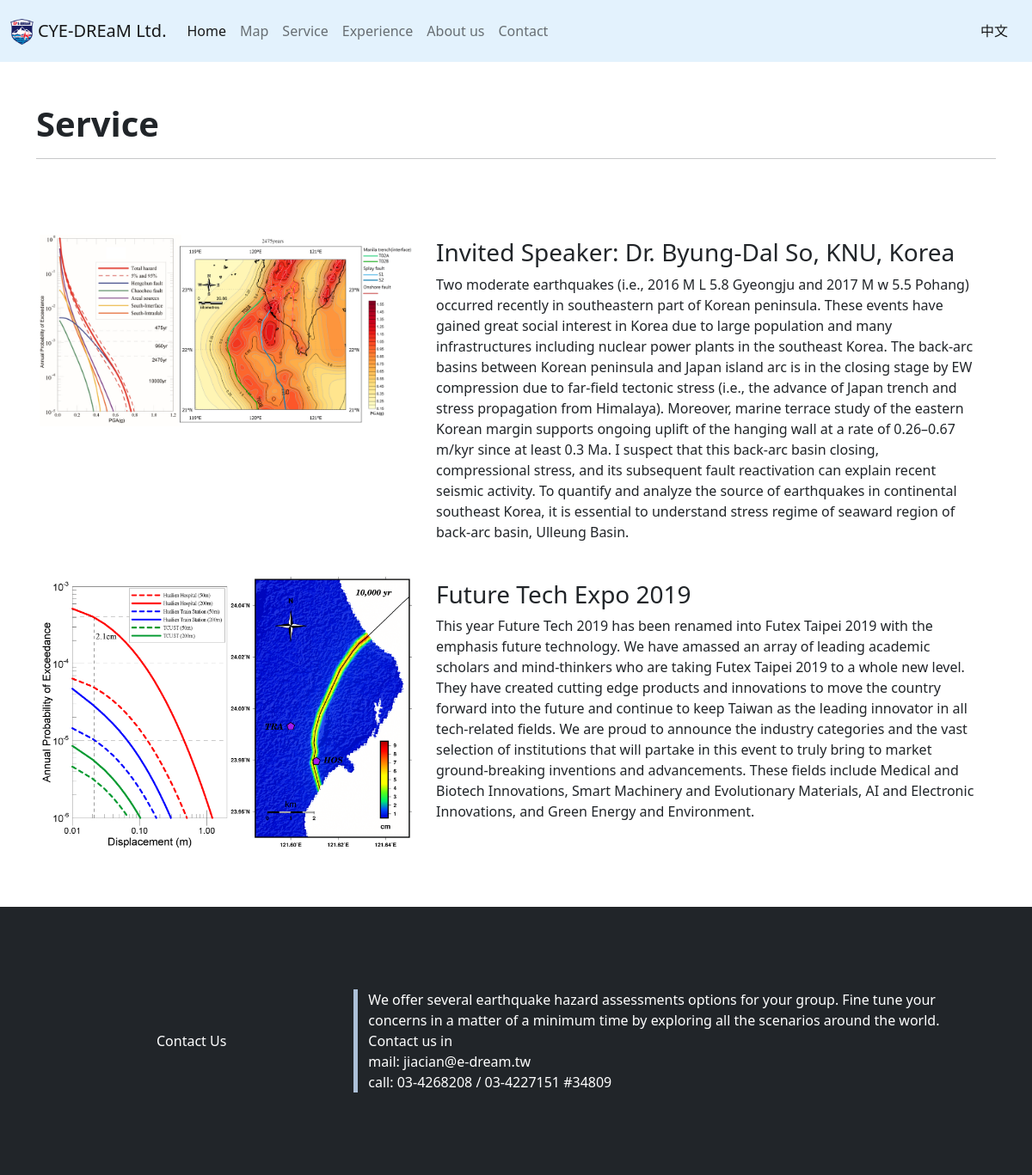
The page /Service/en on the database as committed earlier.
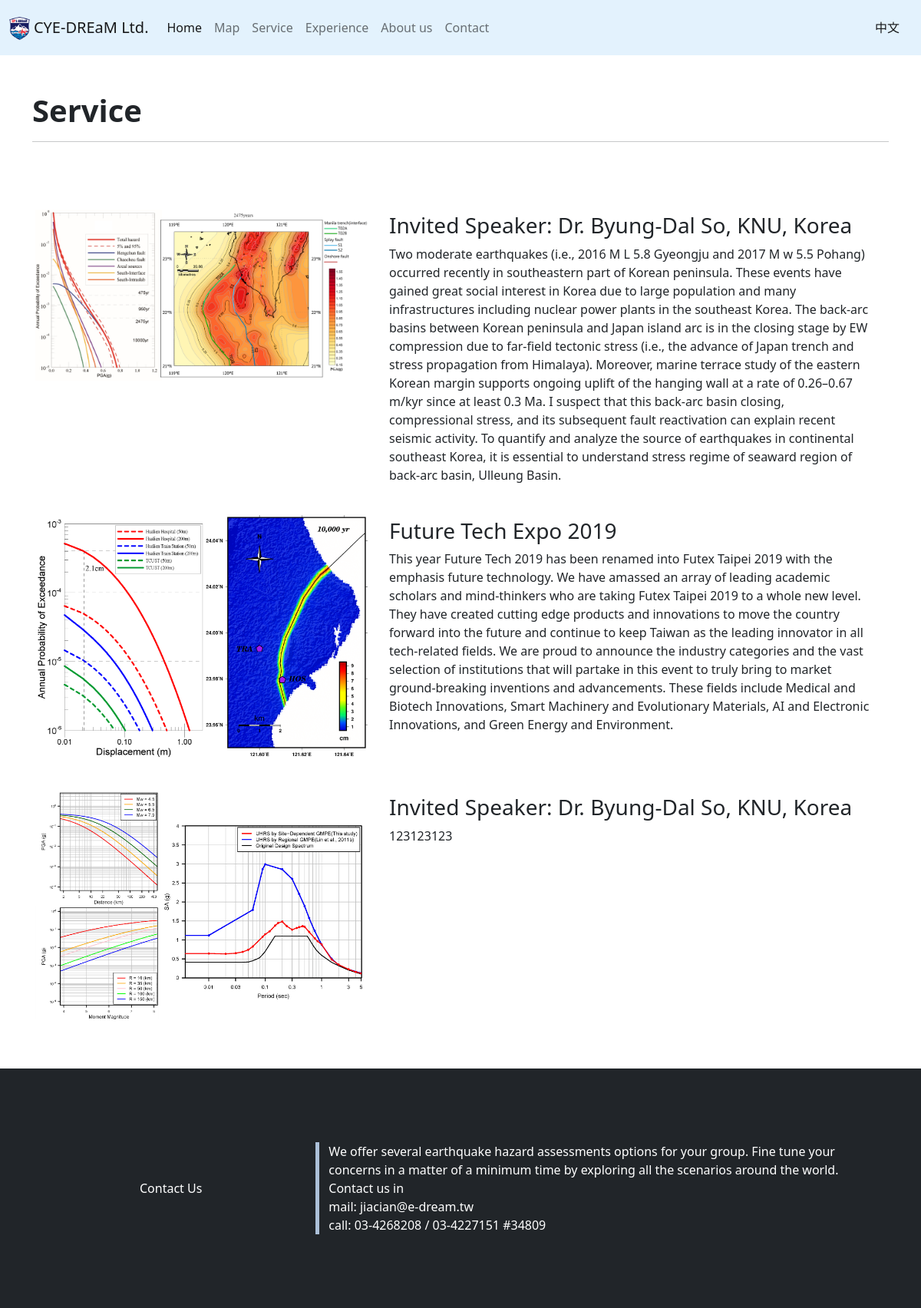
The same page on the database as committed later.
### service/models.py (models this page shows, shortened)
class Service_Title(models.Model):
    name = models.CharField('公司名稱', max_length=50)
    logo= models.ImageField("公司logo",storage=OverwriteStorage(),upload_to='',blank=True)
    title1 = models.CharField('主題名稱1', max_length=50)
    bottom_title=models.CharField('底部標題', max_length=20,blank=True)
    bottom_content=models.TextField('底部內容', max_length=300,blank=True)
    bottom_email=models.CharField('底部email', max_length=100,blank=True)
    bottom_phone=models.CharField('底部連絡電話', max_length=50,blank=True)

class Service_Title_EN(models.Model):
    name = models.CharField('公司名稱', max_length=50)
    title1 = models.CharField('主題名稱1', max_length=50)
    bottom_title=models.CharField('底部標題', max_length=40,blank=True)
    bottom_content=models.TextField('底部內容', max_length=500,blank=True)
    bottom_email=models.CharField('底部email', max_length=100,blank=True)
    bottom_phone=models.CharField('底部連絡電話', max_length=100,blank=True)

class Service(models.Model):
    title = models.CharField('標題', max_length=50)
    content=models.TextField("內容", max_length=600,blank=True)
    pic_url = models.ImageField("照片",storage=OverwriteStorage(),upload_to='Service/service_image',blank=True)

class Service_EN(models.Model):
    title = models.CharField('標題', max_length=150)
    content=models.TextField("內容", max_length=1500,blank=True)

### service/views.py (the view)
# urls.py: path('en',views.showService_EN)
def showService_EN(request):
    title=Service_Title.objects.all()
    title_EN=Service_Title_EN.objects.all()
    service=Service.objects.all()
    service_EN=Service_EN.objects.all()
    zip_title=zip(title,title_EN)
    zip_service=zip(service,service_EN)
    return render(request,"Service_EN.html",{"service_title":zip_title,"service_content":zip_service})

### templates/Service_EN.html (shortened to what this page needs)
{% load static %}
<!DOCTYPE html>
<html lang="en">
<head>
    <link href="https://cdn.jsdelivr.net/npm/bootstrap@5.0.2/dist/css/bootstrap.min.css" rel="stylesheet"
>
    <link rel="stylesheet" href="{% static 'css/HomePage.css' %}">
</head>
{% for title,title_en in service_title %}
<body>
    <nav class="navbar navbar-expand-lg navbar-light" style='background-color: #e3f2fd;'>
        <div class="container-xxl">
            <a class="navbar-brand" href="../en">
                <img src="../static/assets/{{ title.logo }}" alt="" height="30"
                    class="d-inline-block align-text-top">
                {{ title_en.name }}</a>
            <div class="collapse navbar-collapse" id="navbarSupportedContent">
                <ul class="navbar-nav me-auto mb-2 mb-lg-0">
                    <li class="nav-item">
                        <a class="nav-link active" aria-current="page" href="../en">Home</a>
                    </li>
                    <li class="nav-item">
                        <a class="nav-link" href="../MapPage/en">Map</a>
                    </li>
                    <li class="nav-item">
                        <a class="nav-link" href="">Service</a>
                    </li>
                    <li class="nav-item">
                        <a class="nav-link" href="../Experience/en">Experience</a>
                    </li>
                    <li class="nav-item">
                        <a class="nav-link" href="../AboutUs/en">About us</a>
                    </li>
                    <li class="nav-item">
                        <a class="nav-link" href="../Contact/en">Contact</a>
                    </li>
                </ul>
                <span class="navbar-text">
                    <a class="nav-link" href="../Service">中文</a>
                </span>
            </div>
        </div>
    </nav>
    <div class="container">
        <h1 class="display-6 fw-bold mt-5">{{title_en.title1}}</h1>
        <hr>
        <br>
        <br>
        {% for service,service_en in service_content %}
            <div class="column mt-lg-1">
                <div class="row col-12 col-md-12 mt-1">
                    <div class="col-12 col-md-5 mt-1 p-3">
                        <img src="../static/assets/{{ service.pic_url }}" class="img-fluid">
                    </div>
                    <div class="col-12 col-md-7 mt-4">
                        <h3>{{service_en.title}}</h3>
                        <p>{{service_en.content}}</p>
                    </div>
                </div>
            </div>
        {% endfor %}
    </div>
    <footer class="bd-footer py-4 py-md-5 mt-5 bg-dark">
        <div class="container py-4 py-md-5 px-4 px-md-3">
            <div class="row align-items-center">
                <div class="text-center col-4 col-md-4" style="color:white">{{title_en.bottom_title}}</div>
                <div class="text-left col-8 col-md-8" id="Contact" style="color:white">
                    {{title_en.bottom_content}}<br>
                    mail: {{title_en.bottom_email}}<br>
                    call: {{title_en.bottom_phone}}
                </div>
            </div>
        </div>
    </footer>
</body>
{% endfor %}
</html>

### statics/css/HomePage.css (style rules this page uses)
.row #Contact { border-left: solid #ACC0D8 5px; }

Rows that differ between the two databases and show on the page:
changed Service_Title "Service": gains Service (pic_url (picture), title "Invited Speaker: Dr. Byung-Dal So, KNU, Korea", content "123123123")
